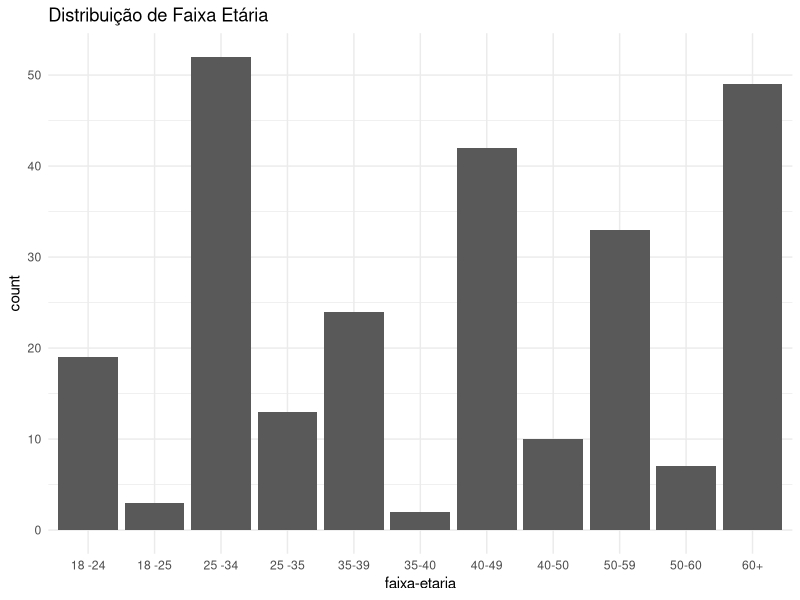
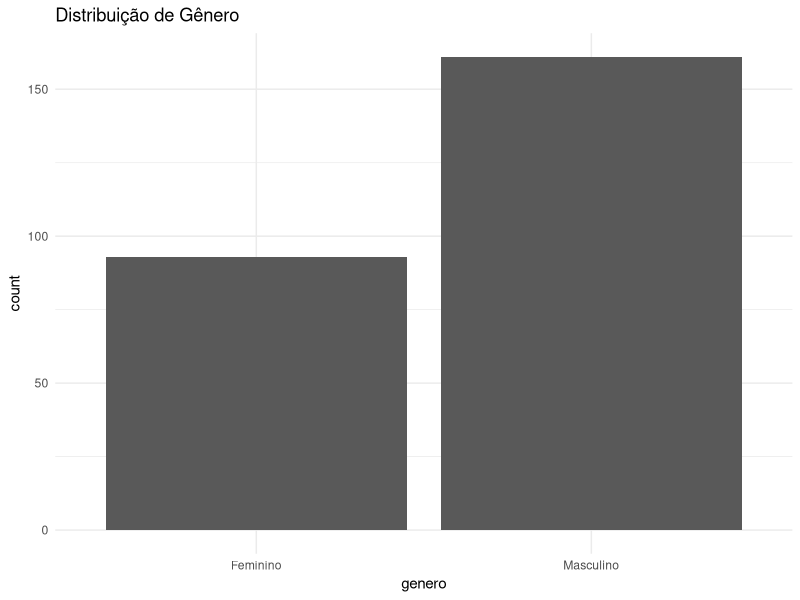
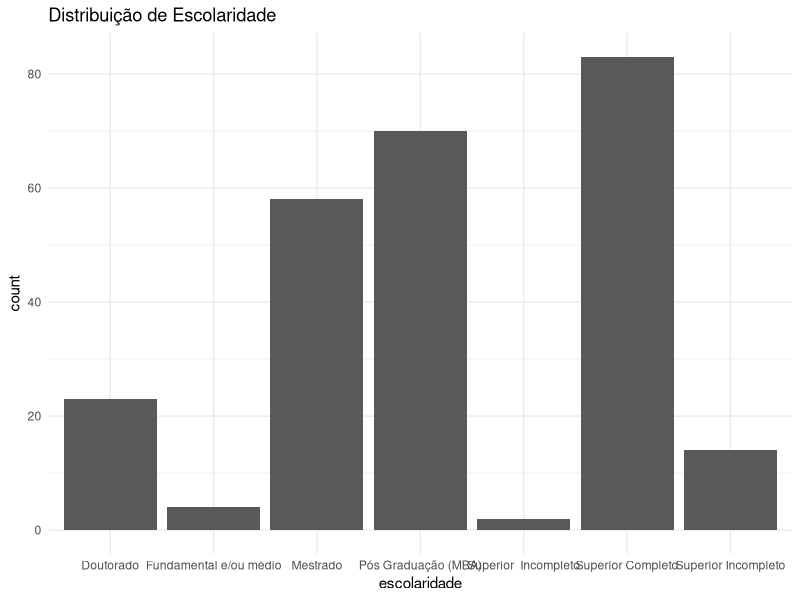
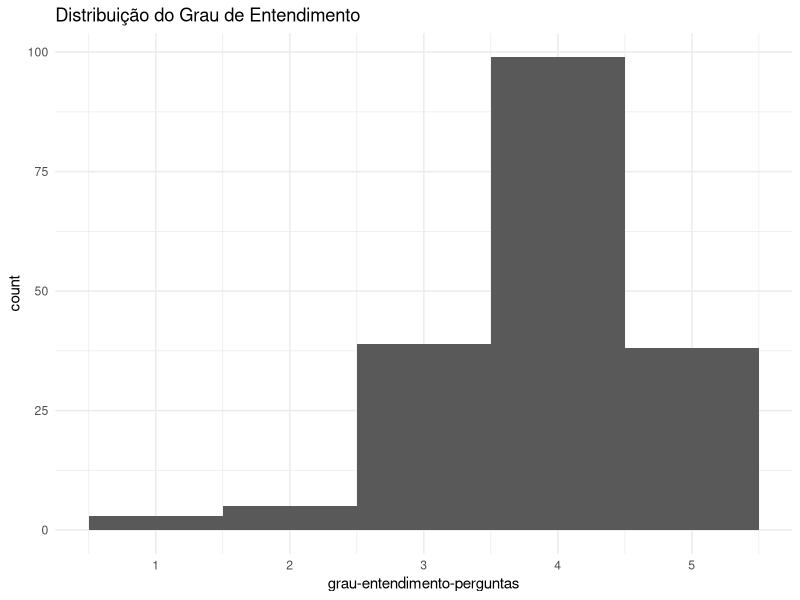

Generate these figures, in order, with R:
# Carregar pacotes
library(readxl)
library(dplyr)
library(ggplot2)

# Carregar os dados
df <- read_excel("./dados/avaliacao-chatgpt.xlsx", sheet = "Respostas ao formulário 1")

# 1. Visualizar as primeiras linhas do dataset
head(df)

# 2. Resumo das variáveis categóricas
summary(df)

# 3. Identificar valores ausentes
na_counts <- colSums(is.na(df))
print(na_counts)

# 4. Distribuição de variáveis categóricas
ggplot(df, aes(x = `faixa-etaria`)) + geom_bar() + theme_minimal() + labs(title = "Distribuição de Faixa Etária")

ggplot(df, aes(x = genero)) + geom_bar() + theme_minimal() + labs(title = "Distribuição de Gênero")

ggplot(df, aes(x = escolaridade)) + geom_bar() + theme_minimal() + labs(title = "Distribuição de Escolaridade")

# 5. Visualização de variáveis numéricas
ggplot(df, aes(x = `grau-entendimento-perguntas`)) + 
  geom_histogram(bins = 5) + 
  theme_minimal() + 
  labs(title = "Distribuição do Grau de Entendimento")

# 6. Análise de correlação entre variáveis numéricas (exemplo com grau de entendimento)
correlacao <- cor(df$`grau-entendimento-perguntas`, df$`quanto-ia-substituir`, use="complete.obs")
print(correlacao)
